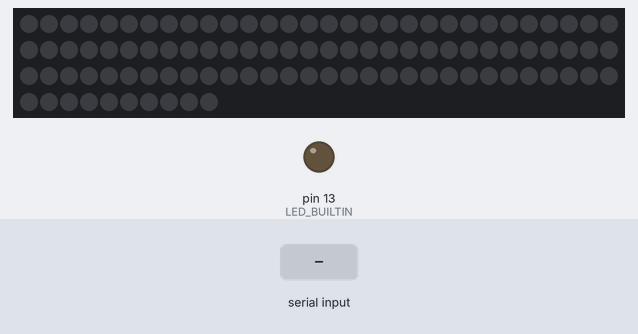
This sketch was run on a simulated Arduino Uno, built with avr-gcc and run on an emulated ATmega328P. Parts: 100 RGB LEDs in strip order, left to right, continuing on the next row, output pins drawn as LEDs (lit = HIGH). The test bench sets the inputs (shaded band). Dim RGB values are drawn brighter than linear; the strip is taken to match the declared colour order; what the sketch prints to the serial monitor is not drawn.

Above: at 1.4 s.
1.5 s: "R\n" received over Serial
At 1.57 s:
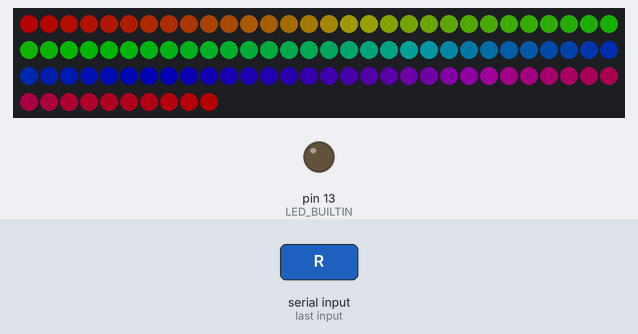
At 2.44 s:
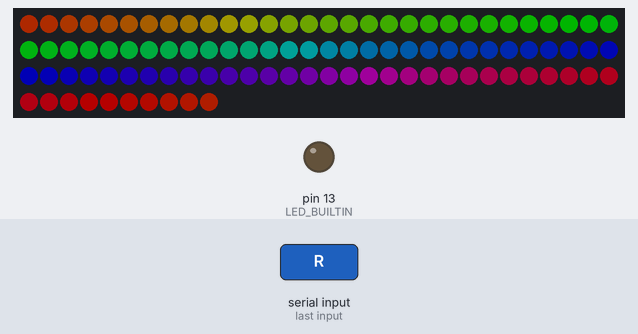
Timing chart, 0 to 4.5 s (numbered marks = the images above; inputs shaded):
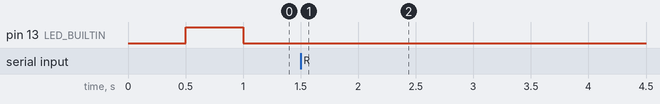

Measured:
- after the input at 1.5 s, pin 13 (LED_BUILTIN): stops changing and stays LOW; the LEDs: first change at once (image 1 shows a later state)

The sketch:

flash.ino
```cpp
#include <Adafruit_NeoPixel.h>

#define LED_PIN   2
#define NUM_LEDS  100
Adafruit_NeoPixel strip(NUM_LEDS, LED_PIN, NEO_RGB + NEO_KHZ800); // GRB is most common

String lineBuf;

void wait_ms(unsigned long ms) {
  unsigned long t0 = millis();
  while (millis() - t0 < ms) delay(1);
}

void ok() { Serial.println(F("OK")); }

void handleLine(const String& ln) {
  if (!ln.length()) return;
  char cmd = ln.charAt(0);

  int v[6] = {0}, vi = 0, start = 2;
  for (int i = 2; i <= ln.length(); i++) {
    if (i == ln.length() || ln.charAt(i) == ',') {
      if (vi < 6) v[vi++] = ln.substring(start, i).toInt();
      start = i + 1;
    }
  }

  switch (cmd) {
    case 'L': { // F,start,end,R,G,B
      int s=v[0], e=v[1], r=v[2], g=v[3], b=v[4];
      if (s<0) s=0; if (e>=NUM_LEDS) e=NUM_LEDS-1;
      if (e >= s) {
        for (int i=s; i<=e; i++) strip.setPixelColor(i, strip.Color(r,g,b));
      }
      strip.show();
      ok();
    } break;

    case 'A': { // A,R,G,B
      int r=v[0], g=v[1], b=v[2];
      for (int i=0; i<NUM_LEDS; i++) strip.setPixelColor(i, strip.Color(r,g,b));
      strip.show();
      ok();
    } break;

    case 'Z': { // clear all
      int s=0, e=99;
      if (s<0) s=0; if (e>=NUM_LEDS) e=NUM_LEDS-1;
      if (e >= s) {
        for (int i=s; i<=e; i++) strip.setPixelColor(i, strip.Color(0,0,0));
      }
      strip.show();
      ok();
    } break;

    case 'C': { // C,start,end
      int s=v[0], e=v[1];
      if (s<0) s=0; if (e>=NUM_LEDS) e=NUM_LEDS-1;
      if (e >= s) {
        for (int i=s; i<=e; i++) strip.setPixelColor(i, 0,0,0);
      }
      strip.show();
      ok();
    } break;

    case 'S': { // show
      strip.show(); ok();
    } break;

    case 'D': { // W,ms  (was 'D' before)
      wait_ms((unsigned long)v[0]); ok();
    } break;

    case 'B': { // B,brightness 0..255
      int br = v[0]; if (br<0) br=0; if (br>255) br=255;
      strip.setBrightness(br);
      strip.show();
      ok();
    } break;

    case 'R': {
      rainbow();
      ok();
    } break;

    default:
      Serial.println(F("OK")); // ignore unknown but keep host unblocked
      break;
  }
}

void setup() {
  pinMode(LED_BUILTIN, OUTPUT);
  strip.begin();
  strip.setBrightness(64);
  strip.clear(); strip.show();
  Serial.begin(115200);
  delay(200);
  Serial.println(F("READY"));
}

void loop() {
  static unsigned long t=0;
  if (millis()-t >= 500) { t += 500; digitalWrite(LED_BUILTIN, !digitalRead(LED_BUILTIN)); }

  while (Serial.available()) {
    char c = (char)Serial.read();
    if (c=='\n' || c=='\r') {
      lineBuf.trim();
      handleLine(lineBuf);
      lineBuf = "";
    } else {
      if (lineBuf.length() < 120) lineBuf += c;
    }
  }
}

void rainbow() {
  for (int j = 0; j < 256 * 5; j++) { // 5 rainbows
    for (int y = 0; y < 10; y++) {
      for (int x = 0; x < 10; x++) {
        int pixelIndex = (y * 10) + x; //

        if (y % 2 == 1) { // Odd rows wired reverse
          pixelIndex = (y * 10) + (10 - 1 - x);
        }
        strip.setPixelColor(pixelIndex, Wheel(((pixelIndex * 256 / 100) + j) & 255));
      }
    }
    strip.show();
    delay(50);
  }
}

uint32_t Wheel(byte WheelPos) {
  WheelPos = 255 - WheelPos;
  if (WheelPos < 85) {
    return strip.Color(255 - WheelPos * 3, 0, WheelPos * 3);
  }
  if (WheelPos < 170) {
    WheelPos -= 85;
    return strip.Color(0, WheelPos * 3, 255 - WheelPos * 3);
  }
  WheelPos -= 170;
  return strip.Color(WheelPos * 3, 255 - WheelPos * 3, 0);
}
```
